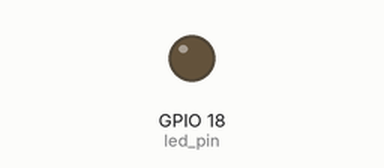
This program was run on a simulated Raspberry Pi (BCM pin numbers). Shown: output pins drawn as LEDs (lit = HIGH).

Above: at 0.05 s.
At 0.5 s:
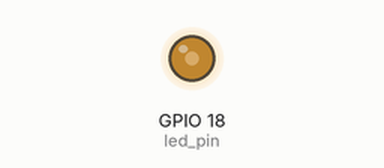
At 0.95 s:
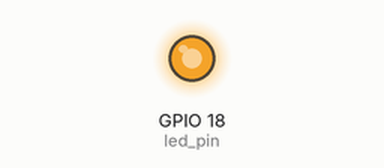
At 1.9 s:
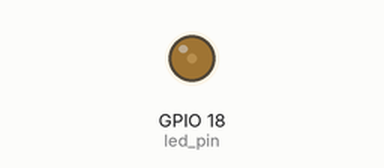
Timing chart, 0 to 4.8 s (numbered marks = the images above):
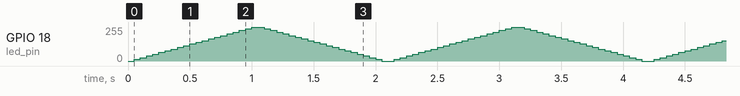

The program:

starter.py
```python
import RPi.GPIO as GPIO
import time

GPIO.setmode(GPIO.BCM)

# Το GPIO 18 (Pin 12) υποστηρίζει PWM
led_pin = 18

# Ρύθμιση του pin ως εξόδου
GPIO.setup(led_pin, GPIO.OUT)

# Δημιουργία αντικειμένου PWM στο pin με συχνότητα 100Hz
pwm = GPIO.PWM(led_pin, 100)

# Εκκίνηση του PWM με κύκλο λειτουργίας 0 (σβηστό)
pwm.start(0)

try:
    while True:
        # Αύξηση της φωτεινότητας (0 έως 100)
        for duty_cycle in range(0, 101, 5):
            pwm.ChangeDutyCycle(duty_cycle)
            time.sleep(0.05)

        # Μείωση της φωτεινότητας (100 έως 0)
        for duty_cycle in range(100, -1, -5):
            pwm.ChangeDutyCycle(duty_cycle)
            time.sleep(0.05)

except KeyboardInterrupt:
    # Διακοπή του PWM και καθαρισμός των pins
    pwm.stop()
    GPIO.cleanup()
```
